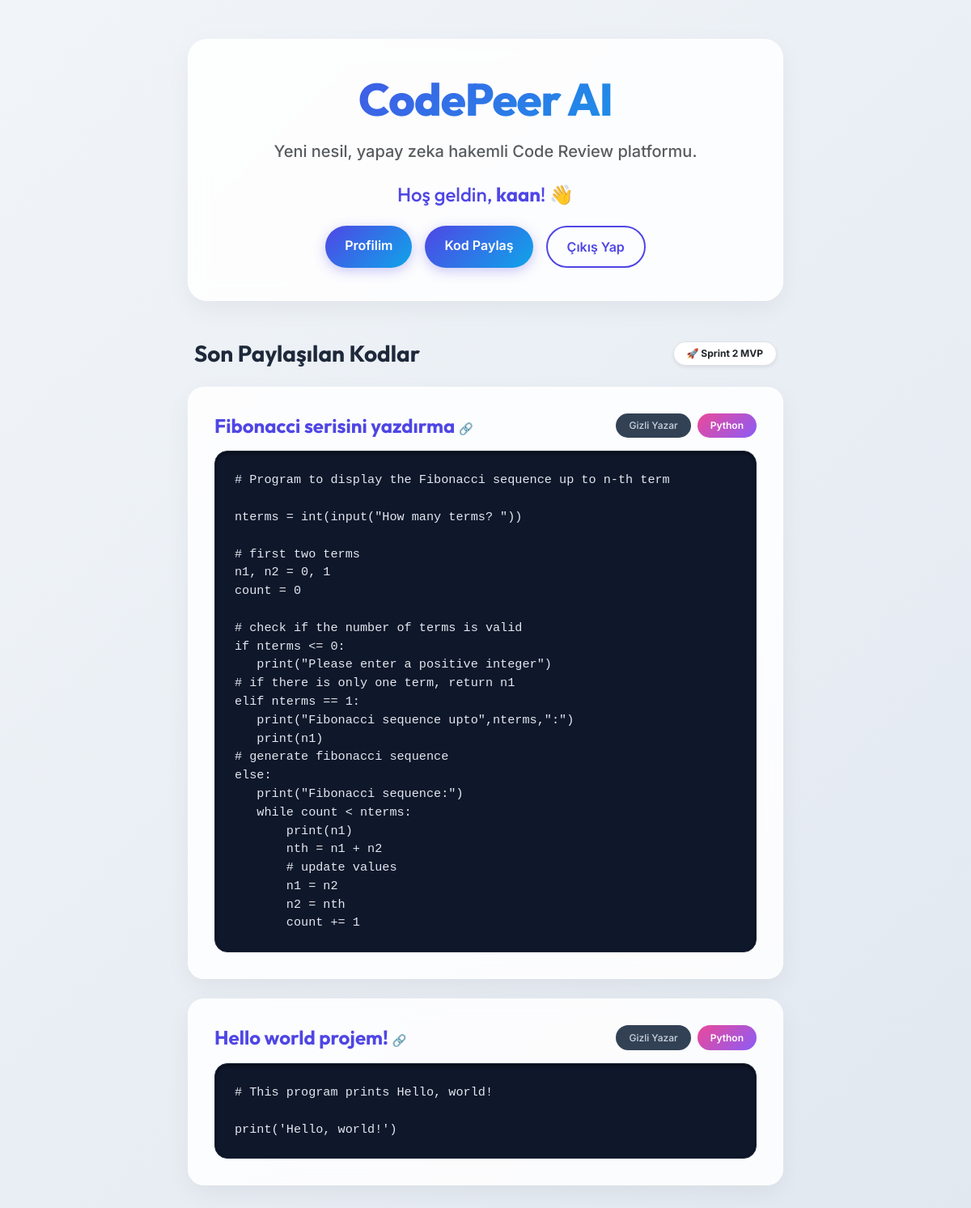
/ (signed in), run on the app's committed database.
### database.py (models this page shows)
class CodePost(Base):
    __tablename__ = "code_posts"
    id = Column(Integer, primary_key=True, index=True)
    title = Column(String, index=True)
    content = Column(Text)  # Kullanıcının yüklediği ham kod bloğu
    language = Column(String)  # Python, JS, C++ vb.
    created_at = Column(DateTime, default=datetime.utcnow)
    user_id = Column(Integer, ForeignKey("users.id"))
    owner = relationship("User", back_populates="posts")
    comments = relationship("Comment", back_populates="post")
    ai_reviews = relationship("AIReview", back_populates="post")

### main.py (the view)
@app.get("/")
def home(request: Request, current_user: str = Cookie(None), db: Session = Depends(database.get_db)):
    if current_user:
        posts = db.query(database.CodePost).order_by(database.CodePost.id.desc()).all()
    else:
        posts = []
    return templates.TemplateResponse(
        request=request,
        name="index.html",
        context={
            "title": "AI-Peer - Ana Sayfa",
            "username": current_user,
            "posts": posts  # Çekilen kodları HTML sayfasına gönderiyoruz
        }
    )

### templates/index.html (shortened to what this page needs)
<!DOCTYPE html>
<html lang="tr">
<head>
    <link href="https://cdn.jsdelivr.net/npm/bootstrap@5.3.0/dist/css/bootstrap.min.css" rel="stylesheet">
    <link href="/static/css/style.css" rel="stylesheet">
</head>
<body>
    <div class="container py-5">
        <div class="row justify-content-center">
            <div class="col-lg-9 col-xl-8">
                <div class="glass-card mb-5 text-center">
                    <h1 class="hero-title mb-3">CodePeer AI</h1>
                    <p class="lead text-muted mb-4" style="font-weight: 500;">Yeni nesil, yapay zeka hakemli Code Review platformu.</p>
                    <div class="mt-4">
                        {% if username %}
                            <h4 class="mb-4" style="color: var(--primary);">Hoş geldin, <span class="fw-bold">{{ username }}</span>! 👋</h4>
                            <div class="d-flex justify-content-center gap-3">
                                <a href="/profile" class="btn btn-premium px-4">Profilim</a>
                                <a href="/post" class="btn btn-premium px-4">Kod Paylaş</a>
                                <a href="/logout" class="btn btn-premium-outline px-4">Çıkış Yap</a>
                            </div>
                        {% else %}
                            <div class="d-flex justify-content-center gap-3">
                                <a href="/login" class="btn btn-premium-outline px-4">Giriş Yap</a>
                                <a href="/register" class="btn btn-premium px-4">Kayıt Ol</a>
                            </div>
                        {% endif %}
                    </div>
                </div>
                <div class="d-flex justify-content-between align-items-center mb-4 px-2">
                    <h3 class="fw-bold m-0" style="color: var(--text-main);">Son Paylaşılan Kodlar</h3>
                    <div class="badge bg-white text-dark shadow-sm px-3 py-2 rounded-pill border">🚀 Sprint 2 MVP</div>
                </div>
                {% if username %}
                    {% if posts %}
                        <div class="row">
                            {% for post in posts %}
                            <div class="col-12 mb-4">
                                <div class="glass-card p-4 transition-all hover-lift" style="border-radius: 1.25rem; padding: 2rem !important;">
                                    <div class="d-flex justify-content-between align-items-center mb-3">
                                        <a href="/post/{{ post.id }}" class="text-decoration-none">
                                            <h4 class="m-0 fw-bold" style="color: var(--primary);">{{ post.title }} <small style="font-size: 0.6em;">🔗</small></h4>
                                        </a>
                                        <div class="d-flex gap-2">
                                            <span class="badge-author">Gizli Yazar</span>
                                            <span class="badge-premium">{{ post.language }}</span>
                                        </div>
                                    </div>
                                    <div class="code-container mt-3">
                                        <pre class="m-0"><code>{{ post.content }}</code></pre>
                                    </div>
                                </div>
                            </div>
                            {% endfor %}
                        </div>
                    {% else %}
                        <div class="glass-card text-center py-5">
                            <h5 class="text-muted">Henüz hiç kod paylaşılmamış. İlk paylaşan sen ol!</h5>
                        </div>
                    {% endif %}
                {% endif %}
            </div>
        </div>
    </div>
</body>
</html>

### static/css/style.css (style rules this page uses)
:root { --primary: #4f46e5; --primary-hover: #4338ca; --secondary: #0ea5e9; --bg-color: #f1f5f9; --card-bg: rgba(255, 255, 255, 0.85); --text-main: #1e293b; --text-muted: #64748b; --glass-border: rgba(255, 255, 255, 0.4); }
body { background: linear-gradient(135deg, #f1f5f9 0%, #e2e8f0 100%); font-family: 'Inter', sans-serif; color: var(--text-main); min-height: 100vh; }
h1, h2, h3, h4, h5, h6 { font-family: 'Outfit', sans-serif; }
.glass-card { background: var(--card-bg); backdrop-filter: blur(12px); -webkit-backdrop-filter: blur(12px); border: 1px solid var(--glass-border); box-shadow: 0 10px 30px rgba(0, 0, 0, 0.05); border-radius: 1.5rem; padding: 2.5rem; }
.hero-title { font-size: 3.5rem; font-weight: 800; background: linear-gradient(135deg, var(--primary), var(--secondary)); -webkit-background-clip: text; -webkit-text-fill-color: transparent; letter-spacing: -1px; }
.btn-premium { background: linear-gradient(135deg, var(--primary), var(--secondary)); color: white; border: none; padding: 0.75rem 1.75rem; border-radius: 999px; font-weight: 600; transition: all 0.3s ease; box-shadow: 0 4px 15px rgba(79, 70, 229, 0.3); }
.btn-premium-outline { background: transparent; color: var(--primary); border: 2px solid var(--primary); padding: 0.75rem 1.75rem; border-radius: 999px; font-weight: 600; transition: all 0.3s ease; }
.code-container { background: #0f172a; border-radius: 1rem; border: 1px solid #1e293b; box-shadow: inset 0 2px 4px rgba(0,0,0,0.5); padding: 1.5rem; position: relative; overflow-x: auto; }
.code-container code { color: #e2e8f0; font-family: Consolas, 'Fira Code', monospace; font-size: 0.95rem; }
.badge-premium { background: linear-gradient(135deg, #ec4899, #8b5cf6); color: white; border-radius: 999px; padding: 0.4rem 1rem; font-size: 0.75rem; font-weight: 600; }
.badge-author { background: #334155; color: #cbd5e1; border-radius: 999px; padding: 0.4rem 1rem; font-size: 0.75rem; font-weight: 500; }

### data on the page
CodePost: title "Fibonacci serisini yazdırma", language "Python", content "# Program to display the Fibonacci sequence up to n-th term nterms = int(input(\"How many terms? \")) # first two terms n1, n2 = 0, 1 count = 0 # check if the number of terms is valid if nterms <= 0: print(\"Please enter a positive integer\") # if there is only one term, return n1 elif nterms == 1: print(\"Fibonacci sequence upto\",nterms,\":\") print(n1) # generate fibonacci sequence else: print(\"Fibonacci sequence:\") while count < nterms: print(n1) nth = n1 + n2 # update values n1 = n2 n2 = nth count += 1"
CodePost: title "Hello world projem!", language "Python", content "# This program prints Hello, world! print('Hello, world!')"

### other printed values
{{ username }} "kaan"
